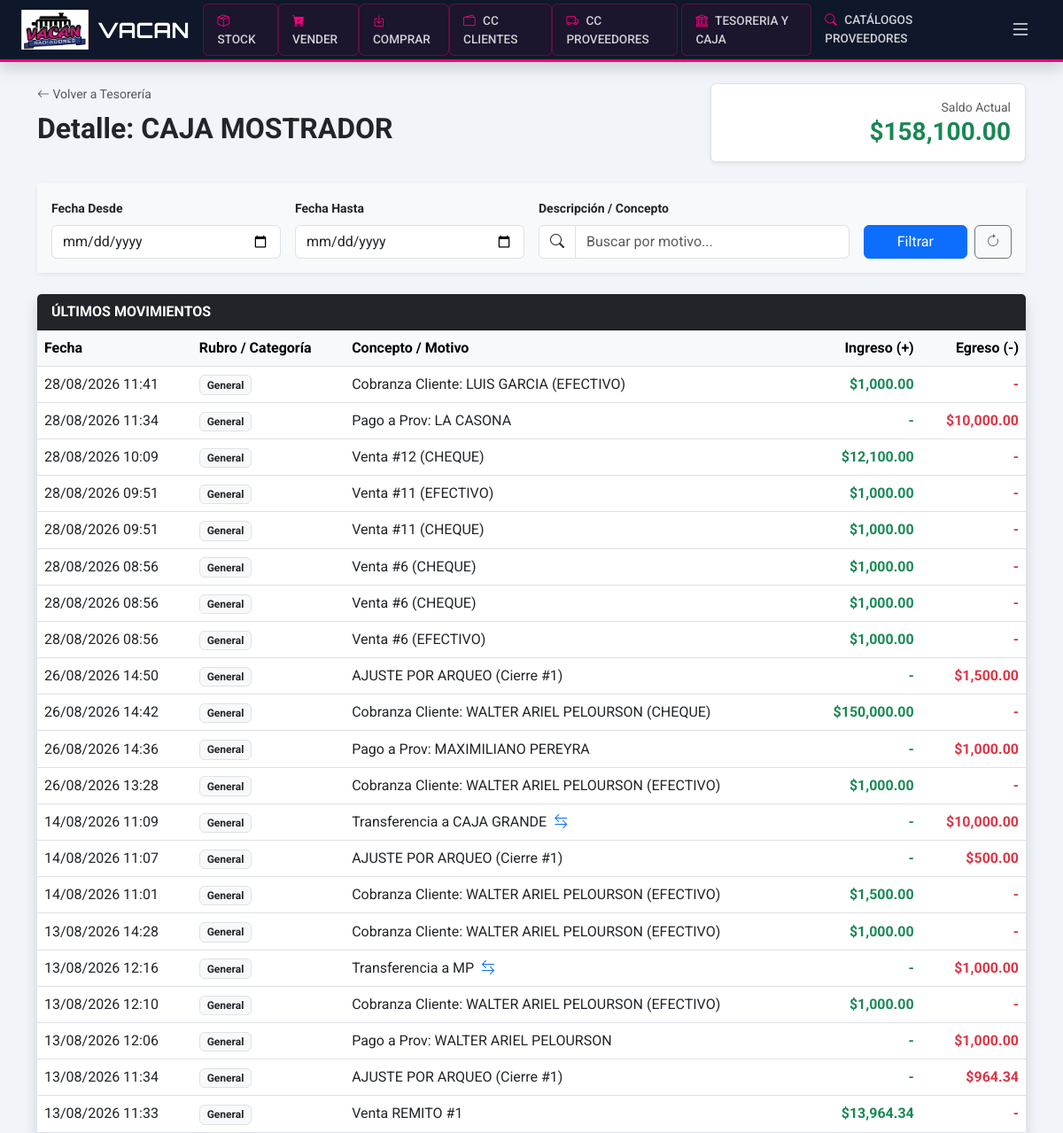
Page /admin/tesoreria/caja/1 (signed in) on the committed database.
### app/models.py (models this page shows)
class Caja(db.Model):
    id = db.Column(db.Integer, primary_key=True)
    nombre = db.Column(db.String(100), nullable=False)
    sucursal_id = db.Column(db.Integer, db.ForeignKey('sucursal.id'))
    saldo_actual = db.Column(db.Float, default=0.0)
    tipo = db.Column(db.String(20))
    sucursal = db.relationship('Sucursal', back_populates='cajas')
    movimientos = db.relationship('MovimientoFinanciero', back_populates='caja')
    cierres = db.relationship('CierreCaja', back_populates='caja')

class MovimientoFinanciero(db.Model):
    id = db.Column(db.Integer, primary_key=True)
    caja_id = db.Column(db.Integer, db.ForeignKey('caja.id'), nullable=False)
    monto = db.Column(db.Float, nullable=False)
    tipo = db.Column(db.String(10))
    motivo = db.Column(db.String(200))
    fecha = db.Column(db.DateTime, default=get_argentina_time)
    metodo_detalle = db.Column(db.String(50))
    categoria_id = db.Column(db.Integer, db.ForeignKey('categoria_movimiento.id'), nullable=True)
    usuario_id = db.Column(db.Integer, db.ForeignKey('usuario.id'))
    venta_id = db.Column(db.Integer, db.ForeignKey('venta.id'), nullable=True)
    pago_prov_id = db.Column(db.Integer, db.ForeignKey('movimiento_cta_cte_proveedor.id'), nullable=True)
    es_transferencia = db.Column(db.Boolean, default=False)
    referencia = db.Column(db.String(50))
    usuario = db.relationship('Usuario', backref='movimientos_financieros')
    caja = db.relationship('Caja', back_populates='movimientos')
    pago_maestro = db.relationship('MovimientoCtaCteProveedor', back_populates='detalles_pago')
    categoria = db.relationship('CategoriaMovimiento')

### app/routes/admin.py (the view)
@admin_bp.route('/tesoreria/caja/<int:id>')
@login_required
@roles_required('admin', 'superadmin')
def detalle_caja(id):
    caja = Caja.query.get_or_404(id)
    fecha_desde = request.args.get('desde')
    fecha_hasta = request.args.get('hasta')
    busqueda = request.args.get('q', '').strip()
    query = MovimientoFinanciero.query.filter_by(caja_id=id)
    if fecha_desde:
        query = query.filter(MovimientoFinanciero.fecha >= datetime.strptime(fecha_desde, '%Y-%m-%d'))
    if fecha_hasta:
        query = query.filter(MovimientoFinanciero.fecha <= datetime.strptime(fecha_hasta + " 23:59:59", '%Y-%m-%d %H:%M:%S'))
    if busqueda:
        query = query.filter(MovimientoFinanciero.motivo.ilike(f"%{busqueda}%"))
    if not (fecha_desde or fecha_hasta or busqueda):
        movimientos = query.order_by(MovimientoFinanciero.fecha.desc()).limit(100).all()
    else:
        movimientos = query.order_by(MovimientoFinanciero.fecha.desc()).all()
    return render_template('admin/caja_detalle.html',
                           caja=caja,
                           movimientos=movimientos,
                           fecha_desde=fecha_desde,
                           fecha_hasta=fecha_hasta,
                           busqueda=busqueda)

### app/__init__.py (called while the page is built)
def create_app():
    app = Flask(__name__)
    app.config.from_object(Config)
    db.init_app(app)
    migrate.init_app(app, db, render_as_batch=True)
    login_manager.init_app(app)
    login_manager.login_view = 'auth.login'
    login_manager.login_message = "Por favor, inicia sesión para acceder al sistema Vacan."
    login_manager.login_message_category = "info"
    from .models import Usuario
    @login_manager.user_loader
    def load_user(user_id):
        return Usuario.query.get(int(user_id))
    from .routes.main import main_bp
    from .routes.inventory import inventory_bp
    from .routes.auth import auth_bp
    from .routes.admin import admin_bp
    app.register_blueprint(main_bp)
    app.register_blueprint(inventory_bp)
    app.register_blueprint(auth_bp)
    app.register_blueprint(admin_bp)
    return app

### app/utils/security.py (called while the page is built)
def roles_required(*roles):
    def decorator(f):
        @wraps(f)
        def decorated_function(*args, **kwargs):
            if not current_user.is_authenticated or current_user.rol not in roles:
                flash("No tienes permiso para acceder a esta sección.", "danger")
                return redirect(url_for('inventory.index'))
            return f(*args, **kwargs)
        return decorated_function
    return decorator

### app/templates/admin/caja_detalle.html
{% extends 'base.html' %}
{% block content %}
<div class="row mb-4">
    <div class="col-md-8">
        <a href="{{ url_for('admin.tesoreria_dashboard') }}" class="text-decoration-none text-muted small"><i class="bi bi-arrow-left"></i> Volver a Tesorería</a>
        <h2 class="fw-bold mt-2">Detalle: <span class="text-pink">{{ caja.nombre }}</span></h2>
    </div>
    <div class="col-md-4 text-md-end">
        <div class="p-3 bg-white shadow-sm rounded border">
            <small class="text-muted d-block">Saldo Actual</small>
            <h3 class="fw-bold mb-0 text-success">${{ "{:,.2f}".format(caja.saldo_actual) }}</h3>
        </div>
    </div>
</div>
<div class="card shadow-sm border-0 mb-4">
    <div class="card-body bg-light">
        <form method="GET" class="row g-3">
            <div class="col-md-3">
                <label class="form-label small fw-bold">Fecha Desde</label>
                <input type="date" name="desde" class="form-control" value="{{ fecha_desde or '' }}">
            </div>
            <div class="col-md-3">
                <label class="form-label small fw-bold">Fecha Hasta</label>
                <input type="date" name="hasta" class="form-control" value="{{ fecha_hasta or '' }}">
            </div>
            <div class="col-md-4">
                <label class="form-label small fw-bold">Descripción / Concepto</label>
                <div class="input-group">
                    <span class="input-group-text bg-white"><i class="bi bi-search"></i></span>
                    <input type="text" name="q" class="form-control" placeholder="Buscar por motivo..." value="{{ busqueda or '' }}">
                </div>
            </div>
            <div class="col-md-2 d-flex align-items-end gap-2">
                <button type="submit" class="btn btn-primary w-100">
                    Filtrar
                </button>
                <a href="{{ url_for('admin.detalle_caja', id=caja.id) }}" class="btn btn-outline-secondary" title="Limpiar filtros">
                    <i class="bi bi-arrow-clockwise"></i>
                </a>
            </div>
        </form>
    </div>
</div>
<div class="card shadow border-0">
    <div class="card-header bg-dark text-white fw-bold">ÚLTIMOS MOVIMIENTOS</div>
    <div class="card-body p-0">
        <div class="table-responsive">
            <table class="table table-hover align-middle mb-0">
                <thead class="table-light">
                    <tr>
                        <th>Fecha</th>
                        <th>Rubro / Categoría</th>
                        <th>Concepto / Motivo</th>
                        <th class="text-end">Ingreso (+)</th>
                        <th class="text-end">Egreso (-)</th>
                    </tr>
                </thead>
                <tbody>
                    {% for m in movimientos %}
                    <tr>
                        <td>{{ m.fecha.strftime('%d/%m/%Y %H:%M') }}</td>
                        <td>
                            <span class="badge bg-light text-dark border">
                                {{ m.categoria.nombre if m.categoria else 'General' }}
                            </span>
                        </td>
                        <td>
                            {{ m.motivo }}
                            {% if m.es_transferencia %}<i class="bi bi-arrow-left-right text-primary ms-1"></i>{% endif %}
                        </td>
                        <td class="text-end text-success fw-bold">
                            {{ "${:,.2f}".format(m.monto) if m.tipo == 'INGRESO' else '-' }}
                        </td>
                        <td class="text-end text-danger fw-bold">
                            {{ "${:,.2f}".format(m.monto) if m.tipo == 'EGRESO' else '-' }}
                        </td>
                    </tr>
                    {% else %}
                    <tr>
                        <td colspan="5" class="text-center py-4 text-muted">
                            No se encontraron movimientos con los filtros aplicados.
                        </td>
                    </tr>
                    {% endfor %}
                </tbody>
            </table>
        </div>
    </div>
</div>
{% endblock %}

### app/templates/base.html (style rules this page uses)
:root { --vacan-blue: #0f172a; --vacan-pink: #ff007f; --vacan-dark-hover: #1e293b; }
body { background-color: #f1f5f9; font-family: 'Roboto', sans-serif; padding-top: 70px; }

### rows in the picture
Caja: nombre "CAJA MOSTRADOR", saldo_actual "158,100.00"
MovimientoFinanciero: fecha "28/08/2026 11:41", categoria "General", motivo "Cobranza Cliente: LUIS GARCIA (EFECTIVO)", tipo+monto "$1,000.00", tipo "-"
MovimientoFinanciero: fecha "28/08/2026 11:34", categoria "General", motivo "Pago a Prov: LA CASONA", tipo "-", tipo+monto "$10,000.00"
MovimientoFinanciero: fecha "28/08/2026 10:09", categoria "General", motivo "Venta #12 (CHEQUE)", tipo+monto "$12,100.00", tipo "-"
MovimientoFinanciero: fecha "28/08/2026 09:51", categoria "General", motivo "Venta #11 (EFECTIVO)", tipo+monto "$1,000.00", tipo "-"
MovimientoFinanciero: fecha "28/08/2026 09:51", categoria "General", motivo "Venta #11 (CHEQUE)", tipo+monto "$1,000.00", tipo "-"
MovimientoFinanciero: fecha "28/08/2026 08:56", categoria "General", motivo "Venta #6 (CHEQUE)", tipo+monto "$1,000.00", tipo "-"
MovimientoFinanciero: fecha "28/08/2026 08:56", categoria "General", motivo "Venta #6 (CHEQUE)", tipo+monto "$1,000.00", tipo "-"
MovimientoFinanciero: fecha "28/08/2026 08:56", categoria "General", motivo "Venta #6 (EFECTIVO)", tipo+monto "$1,000.00", tipo "-"
MovimientoFinanciero: fecha "26/08/2026 14:50", categoria "General", motivo "AJUSTE POR ARQUEO (Cierre #1)", tipo "-", tipo+monto "$1,500.00"
MovimientoFinanciero: fecha "26/08/2026 14:42", categoria "General", motivo "Cobranza Cliente: WALTER ARIEL PELOURSON (CHEQUE)", tipo+monto "$150,000.00", tipo "-"
MovimientoFinanciero: fecha "26/08/2026 14:36", categoria "General", motivo "Pago a Prov: MAXIMILIANO PEREYRA", tipo "-", tipo+monto "$1,000.00"
MovimientoFinanciero: fecha "26/08/2026 13:28", categoria "General", motivo "Cobranza Cliente: WALTER ARIEL PELOURSON (EFECTIVO)", tipo+monto "$1,000.00", tipo "-"
MovimientoFinanciero: fecha "14/08/2026 11:09", categoria "General", motivo "Transferencia a CAJA GRANDE", es_transferencia True (drawn), tipo "-", tipo+monto "$10,000.00"
MovimientoFinanciero: fecha "14/08/2026 11:07", categoria "General", motivo "AJUSTE POR ARQUEO (Cierre #1)", tipo "-", tipo+monto "$500.00"
MovimientoFinanciero: fecha "14/08/2026 11:01", categoria "General", motivo "Cobranza Cliente: WALTER ARIEL PELOURSON (EFECTIVO)", tipo+monto "$1,500.00", tipo "-"
MovimientoFinanciero: fecha "13/08/2026 14:28", categoria "General", motivo "Cobranza Cliente: WALTER ARIEL PELOURSON (EFECTIVO)", tipo+monto "$1,000.00", tipo "-"
MovimientoFinanciero: fecha "13/08/2026 12:16", categoria "General", motivo "Transferencia a MP", es_transferencia True (drawn), tipo "-", tipo+monto "$1,000.00"
MovimientoFinanciero: fecha "13/08/2026 12:10", categoria "General", motivo "Cobranza Cliente: WALTER ARIEL PELOURSON (EFECTIVO)", tipo+monto "$1,000.00", tipo "-"
MovimientoFinanciero: fecha "13/08/2026 12:06", categoria "General", motivo "Pago a Prov: WALTER ARIEL PELOURSON", tipo "-", tipo+monto "$1,000.00"
MovimientoFinanciero: fecha "13/08/2026 11:34", categoria "General", motivo "AJUSTE POR ARQUEO (Cierre #1)", tipo "-", tipo+monto "$964.34"
MovimientoFinanciero: fecha "13/08/2026 11:33", categoria "General", motivo "Venta REMITO #1", tipo+monto "$13,964.34", tipo "-"
